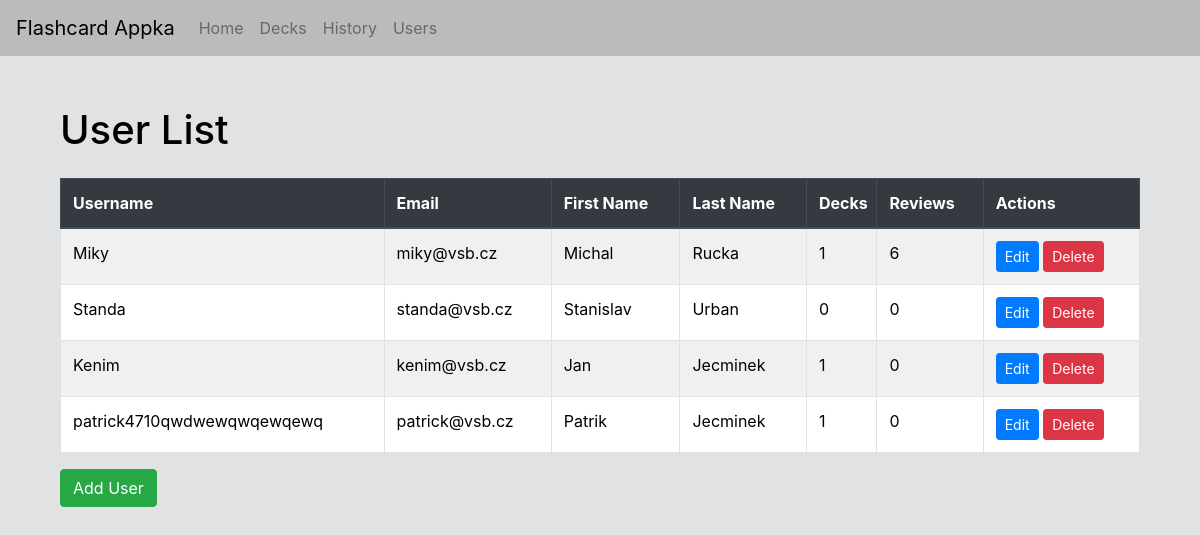
/users/, run on the app's committed database.
### playground/models.py (models this page shows, shortened)
class Cuser(models.Model):
    username = models.CharField(max_length=50)
    email = models.EmailField(max_length=100)
    fname = models.CharField(max_length=50)
    lname = models.CharField(max_length=50)

### playground/views.py (the view)
# urls.py: path('users/', views.user_list, name='user_list'),
def user_list(request):
    users = Cuser.objects.all()
    user_data = []
    for user in users:
        num_decks = Deck.objects.filter(user=user).count()
        num_comments = Comment.objects.filter(deck__user=user).count()
        user_data.append({
            'user': user,
            'num_decks': num_decks,
            'num_comments': num_comments,
        })
    return render(request, 'users/user_list.html', {'user_data': user_data})

### playground/templates/users/user_list.html (shortened to what this page needs)
{% extends "base.html" %}
{% block content %}
<div class="container mt-4">
  <h1 class="mb-4">User List</h1>
  <div class="table-responsive">
    <table class="table table-bordered table-striped">
      <thead class="thead-dark">
        <tr>
          <th>Username</th>
          <th>Email</th>
          <th>First Name</th>
          <th>Last Name</th>
          <th style="max-width: 60px;">Decks</th>
          <th style="max-width: 100px;">Reviews</th>
          <th>Actions</th>
        </tr>
      </thead>
      <tbody>
        {% for user in user_data %}
          <tr>
            <td>{{ user.user.username }}</td>
            <td>{{ user.user.email }}</td>
            <td>{{ user.user.fname }}</td>
            <td>{{ user.user.lname }}</td>
            <td>{{ user.num_decks }}</td>
            <td>{{ user.num_comments }}</td>
            <td>
              <a href="{% url 'user_edit' user.user.id %}" class="btn btn-primary btn-sm">Edit</a>
              <form method="post" action="{% url 'user_delete' user.user.id %}" style="display: inline;">
                <button type="submit" class="btn btn-danger btn-sm" onclick="return confirm('Are you sure you want to delete this user?')">Delete</button>
            </form>
            </td>
          </tr>
        {% endfor %}
      </tbody>
    </table>
    <a href="{% url 'user_add' %}" class="btn btn-success">Add User</a>
  </div>
</div>
{% endblock %}

### playground/templates/base.html (style rules this page uses)
body { background-color: #e1e2e3; color: #000000; }
.container { margin-top: 50px; }
h1 { color: #000000; }
table.table-striped tbody tr td { color: #000000; }
table.table-striped thead th { color: #000000; }
.table-striped { background-color: #000000; }
.table-striped thead { background-color: #d3d3d3; }
.table-striped tbody tr { background-color: #ffffff; }
.table-striped tbody tr:nth-of-type(odd) { background-color: #f0f0f0; }

### data on the page
Cuser: user.username "Miky", user.email "miky@vsb.cz", user.fname "Michal", user.lname "Rucka", num_decks "1", num_comments "6"
Cuser: user.username "Standa", user.email "standa@vsb.cz", user.fname "Stanislav", user.lname "Urban", num_decks "0", num_comments "0"
Cuser: user.username "Kenim", user.email "kenim@vsb.cz", user.fname "Jan", user.lname "Jecminek", num_decks "1", num_comments "0"
Cuser: user.username "patrick4710qwdwewqwqewqewq", user.email "patrick@vsb.cz", user.fname "Patrik", user.lname "Jecminek", num_decks "1", num_comments "0"
